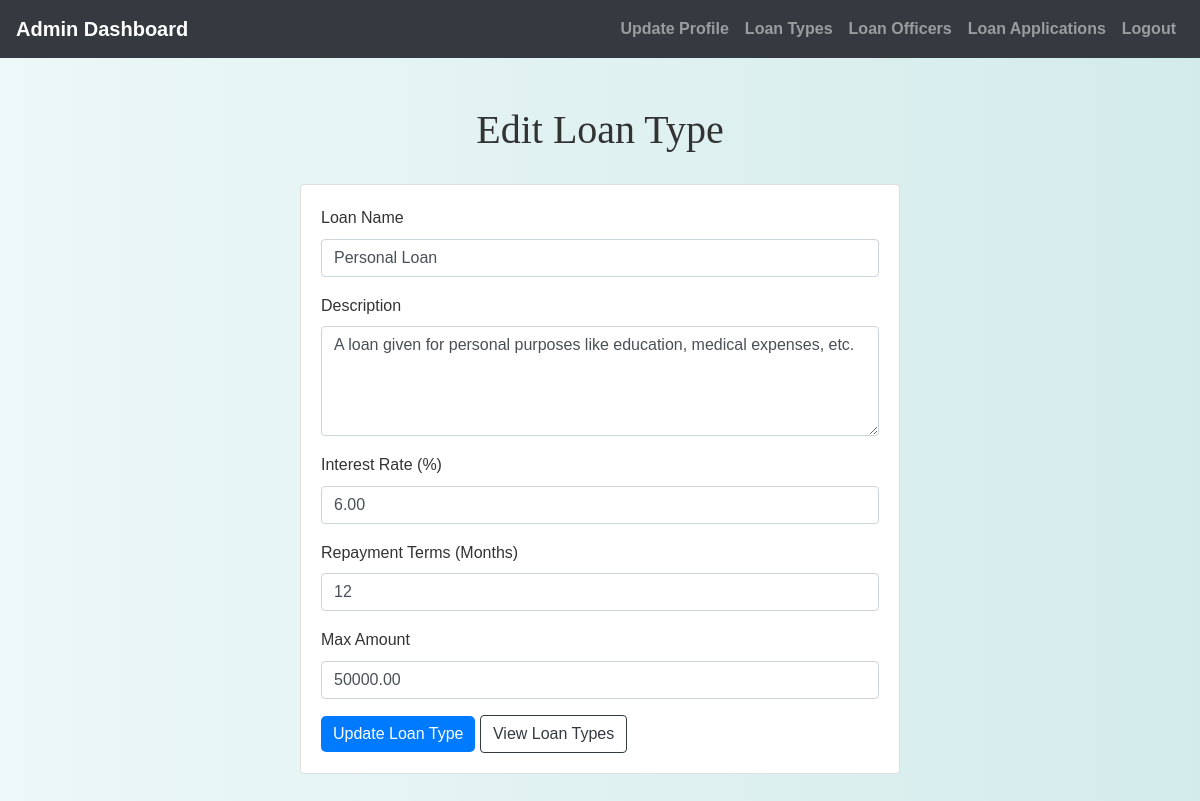
/admin/edit_loan_type.php?loan_type_id=1 (signed in), run on the app's committed database.
### tables this page shows
CREATE TABLE `loan_types` (
  `loan_type_id` int(11) NOT NULL,
  `loan_name` varchar(255) NOT NULL,
  `description` text NOT NULL,
  `interest_rate` decimal(5,2) NOT NULL,
  `repayment_terms` int(11) NOT NULL,
  `max_amount` decimal(15,2) NOT NULL,
  `created_at` timestamp NOT NULL DEFAULT current_timestamp(),
  `updated_at` timestamp NOT NULL DEFAULT current_timestamp() ON UPDATE current_timestamp()
);

### admin/edit_loan_type.php (the view, shortened to what this page needs)
<?php
include('config.php');
if (isset($_GET['loan_type_id'])) {
    $loan_type_id = $_GET['loan_type_id'];
    $query = "SELECT * FROM loan_types WHERE loan_type_id = ?";
    $stmt = $conn->prepare($query);
    $stmt->bind_param("i", $loan_type_id);
    $stmt->execute();
    $result = $stmt->get_result();
    if ($result->num_rows > 0) {
        $loan_type = $result->fetch_assoc();
    } else {
        echo "<script>alert('Loan type not found.'); window.location.href = 'view_loan_types.php';</script>";
        exit;
    }
} else {
    echo "<script>alert('Invalid request.'); window.location.href = 'view_loan_types.php';</script>";
    exit;
}
?>
<!DOCTYPE html>
<html>
<head>
    <link rel="stylesheet" href="https://maxcdn.bootstrapcdn.com/bootstrap/4.5.2/css/bootstrap.min.css">
    <link rel="stylesheet" href="../css/style.css">
</head>
<body>
<?php include('admin_navbar.php'); ?>
<div class="container mt-5">
    <h1 class="text-center">Edit Loan Type</h1>
    <div class="card mx-auto" style="max-width: 600px;">
        <div class="card-body">
            <form method="POST" action="">
                <div class="form-group">
                    <label for="loan_name">Loan Name</label>
                    <input type="text" class="form-control" id="loan_name" name="loan_name" value="<?php echo $loan_type['loan_name']; ?>" required>
                </div>
                <div class="form-group">
                    <label for="description">Description</label>
                    <textarea class="form-control" id="description" name="description" rows="4" required><?php echo $loan_type['description']; ?></textarea>
                </div>
                <div class="form-group">
                    <label for="interest_rate">Interest Rate (%)</label>
                    <input type="number" class="form-control" id="interest_rate" name="interest_rate" value="<?php echo $loan_type['interest_rate']; ?>" step="0.01" required>
                </div>
                <div class="form-group">
                    <label for="repayment_terms">Repayment Terms (Months)</label>
                    <input type="number" class="form-control" id="repayment_terms" name="repayment_terms" value="<?php echo $loan_type['repayment_terms']; ?>" required>
                </div>
                <div class="form-group">
                    <label for="max_amount">Max Amount</label>
                    <input type="number" class="form-control" id="max_amount" name="max_amount" value="<?php echo $loan_type['max_amount']; ?>" step="0.01" required>
                </div>
                <button type="submit" class="btn btn-primary">Update Loan Type</button>
                <a class="btn btn-outline-dark" href="view_loan_types.php">View Loan Types</a>
            </form>
        </div>
    </div>
</div>
</body>
</html>

### css/style.css (style rules this page uses)
body { background: linear-gradient(90deg, rgba(233, 246, 246, 0.831), rgba(207, 233, 233, 0.9)); font-family: 'Arial', sans-serif; color: #333; line-height: 1.6; }
h1, h2, h3, h4 { text-align: center; margin-top: 30px; margin-bottom: 30px; font-family: 'Georgia', serif; }
.container { margin-bottom: 40px; }
.btn-primary { color: #fff; border: none; border-radius: 5px; cursor: pointer; transition: background-color 0.3s ease; }
a { color: #006666; text-decoration: none; font-weight: bold; }

### data on the page
loan_types: loan_name "Personal Loan", description "A loan given for personal purposes like education, medical expenses, etc.", interest_rate "6.00", repayment_terms "12", max_amount "50000.00"
